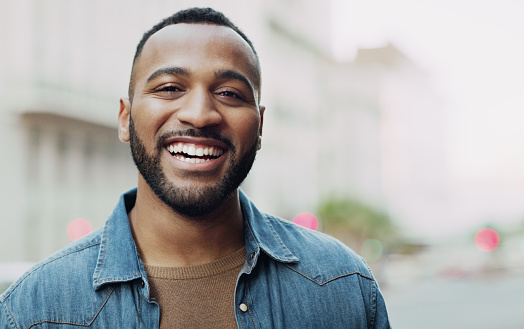
#> input picture pertemuan12/smile.jpg, 524 x 329 px
$ python face_detection.py
#> lines starting #> are read from the running program, lines starting #| are printed output that depends on the picture; after the words box and inside, x2 and y2 are one past the last pixel; in counts of white or black regions, pixels touching at a corner belong together
import cv2

img = cv2.imread('smile.jpg', 1)
#> img is the input picture: shape (329, 524, 3); mean B, G, R 174.2, 175, 175.1

face_cascade = cv2.CascadeClassifier(
    cv2.data.haarcascades +
    'haarcascade_frontalface_default.xml'
)

gray_img = cv2.cvtColor(img, cv2.COLOR_BGR2GRAY)
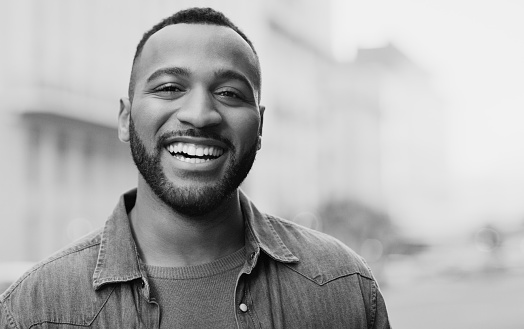
#> gray_img: shape (329, 524); min 0, max 244, mean 175

wajah = face_cascade.detectMultiScale(
    gray_img,
    scaleFactor=1.5,
    minNeighbors=2
)
#> wajah = [[109, 17, 182, 182]]

for x, y, w, h in wajah:
    img = cv2.rectangle(
        img,
        (x, y),
        (x + w, y + h),
        (0, 255, 0),
        3
    )
#> this loop made 1 pass
#> pass 1, `img = cv2.rectangle( img, (x, y), (x + w, y + h), (0, 255, 0), 3 )`:
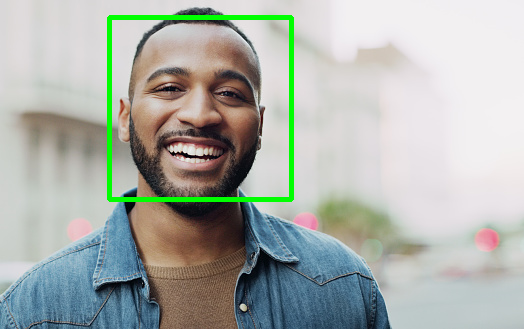
#> img: shape (329, 524, 3); 2.1% of pixels changed, all inside (x1, y1, x2, y2) = (107, 15, 294, 202)

cv2.imshow('gambar output', img)
cv2.waitKey(0)
cv2.destroyAllWindows()

$ run again, with pertemuan12/person.jpg copied over pertemuan12/smile.jpg
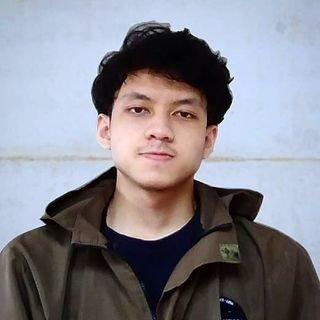
#> input picture pertemuan12/person.jpg, 320 x 320 px
#> img is the input picture: shape (320, 320, 3); mean B, G, R 140.4, 132.3, 133.6
#> `gray_img = cv2.cvtColor(img, cv2.COLOR_BGR2GRAY)`:
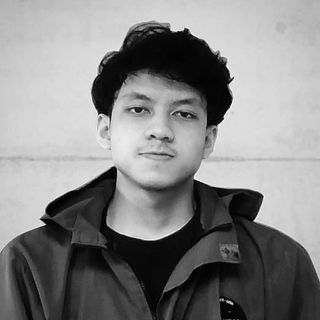
#> gray_img: shape (320, 320); min 0, max 254, mean 133.6
#> wajah = [[97, 64, 122, 122]]
#> the loop `for x, y, w, h in wajah:` made 1 pass
#> pass 1, `img = cv2.rectangle( img, (x, y), (x + w, y + h), (0, 255, 0), 3 )`:
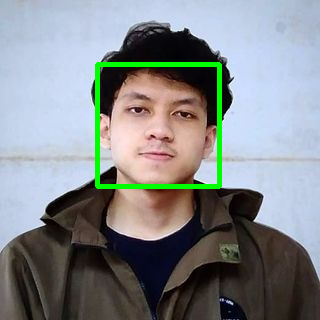
#> img: shape (320, 320, 3); 2.37% of pixels changed, all inside (x1, y1, x2, y2) = (95, 62, 222, 189)
